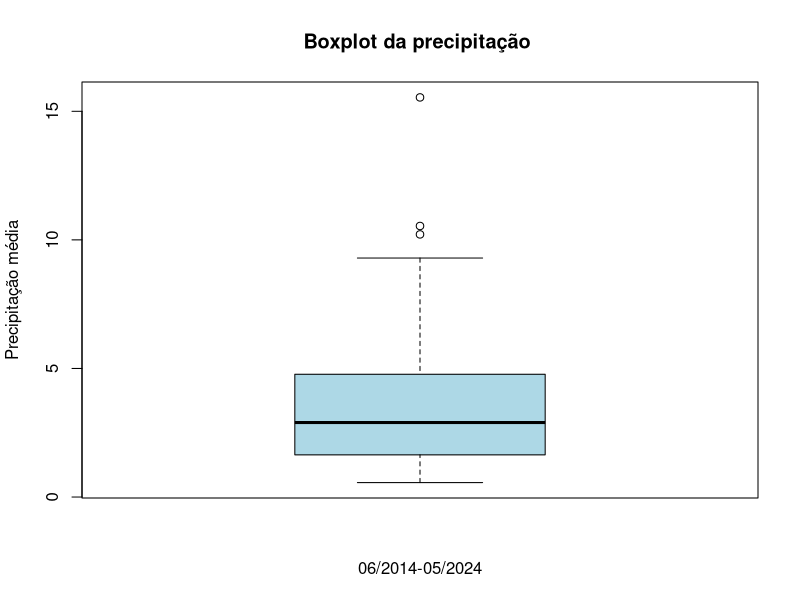
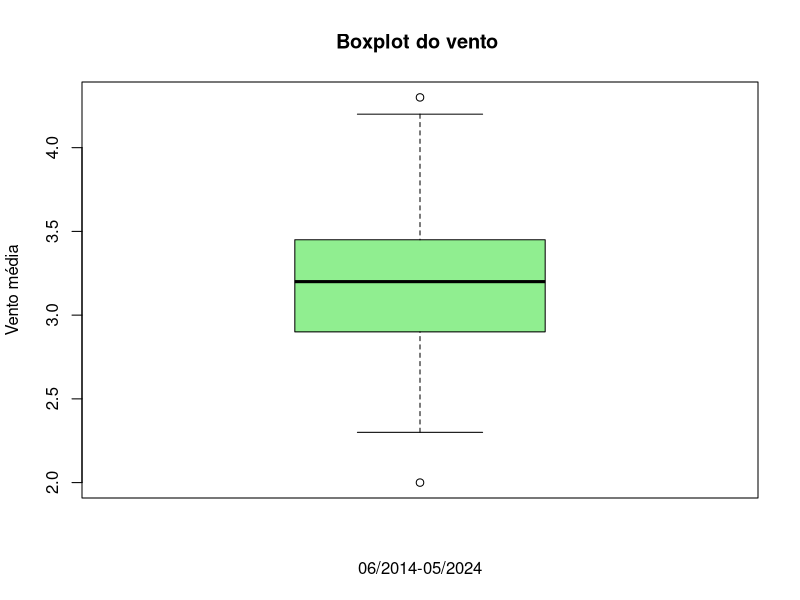

Reproduce these figures in R, in order.
## ---- chunk 1
RG<-read.csv("rgdados_modificado.csv")
summary(RG[,-c(1,3,4,5)])
## ---- chunk 2
boxplot_resultprecip <-boxplot(RG$precmed,
                            main = "Boxplot da precipitação ",
                            ylab = "Precipitação média",
                            xlab = "06/2014-05/2024",
                            col = "lightblue",
                            border = "black",
                            outline = TRUE,
                            horizontal = FALSE)


## ---- chunk 3
boxplot_resultvent<-boxplot(RG$Ventvel,
        main = "Boxplot do vento ",
        ylab = "Vento média",
        xlab = "06/2014-05/2024",
        col = "lightgreen",
        border = "black",
        outline = TRUE,
        horizontal = FALSE)
